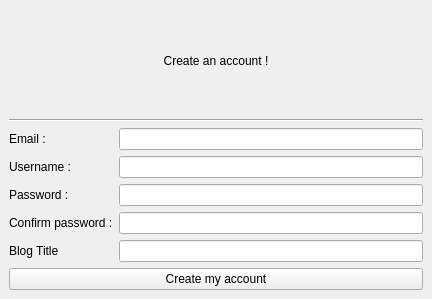
<?xml version="1.0" encoding="UTF-8"?>
<ui version="4.0">
 <class>CreateAccountWindow</class>
 <widget class="QMainWindow" name="CreateAccountWindow">
  <property name="geometry">
   <rect>
    <x>0</x>
    <y>0</y>
    <width>432</width>
    <height>299</height>
   </rect>
  </property>
  <property name="windowTitle">
   <string>MainWindow</string>
  </property>
  <widget class="QWidget" name="centralwidget">
   <layout class="QVBoxLayout" name="verticalLayout_5">
    <item>
     <layout class="QVBoxLayout" name="verticalLayout_4">
      <item>
       <layout class="QVBoxLayout" name="verticalLayout_3">
        <item>
         <widget class="QLabel" name="label_5">
          <property name="text">
           <string>Create an account !</string>
          </property>
          <property name="alignment">
           <set>Qt::AlignCenter</set>
          </property>
         </widget>
        </item>
        <item>
         <widget class="Line" name="line">
          <property name="orientation">
           <enum>Qt::Horizontal</enum>
          </property>
         </widget>
        </item>
       </layout>
      </item>
      <item>
       <layout class="QHBoxLayout" name="horizontalLayout">
        <item>
         <layout class="QVBoxLayout" name="verticalLayout">
          <item>
           <widget class="QLabel" name="label">
            <property name="text">
             <string>Email :</string>
            </property>
           </widget>
          </item>
          <item>
           <widget class="QLabel" name="label_2">
            <property name="text">
             <string>Username :</string>
            </property>
           </widget>
          </item>
          <item>
           <widget class="QLabel" name="label_3">
            <property name="text">
             <string>Password :</string>
            </property>
           </widget>
          </item>
          <item>
           <widget class="QLabel" name="label_4">
            <property name="text">
             <string>Confirm password :</string>
            </property>
           </widget>
          </item>
          <item>
           <widget class="QLabel" name="label_6">
            <property name="text">
             <string>Blog Title</string>
            </property>
           </widget>
          </item>
         </layout>
        </item>
        <item>
         <layout class="QVBoxLayout" name="verticalLayout_2">
          <item>
           <widget class="QLineEdit" name="mailLineEdit"/>
          </item>
          <item>
           <widget class="QLineEdit" name="usernameLineEdit"/>
          </item>
          <item>
           <widget class="QLineEdit" name="passwordLineEdit">
            <property name="echoMode">
             <enum>QLineEdit::Password</enum>
            </property>
           </widget>
          </item>
          <item>
           <widget class="QLineEdit" name="confirmPasswordLineEdit">
            <property name="echoMode">
             <enum>QLineEdit::Password</enum>
            </property>
           </widget>
          </item>
          <item>
           <widget class="QLineEdit" name="blogTitleLineEdit"/>
          </item>
         </layout>
        </item>
       </layout>
      </item>
     </layout>
    </item>
    <item>
     <widget class="QPushButton" name="createAccountPushButton">
      <property name="text">
       <string>Create my account</string>
      </property>
     </widget>
    </item>
   </layout>
  </widget>
 </widget>
 <resources/>
 <connections/>
</ui>
